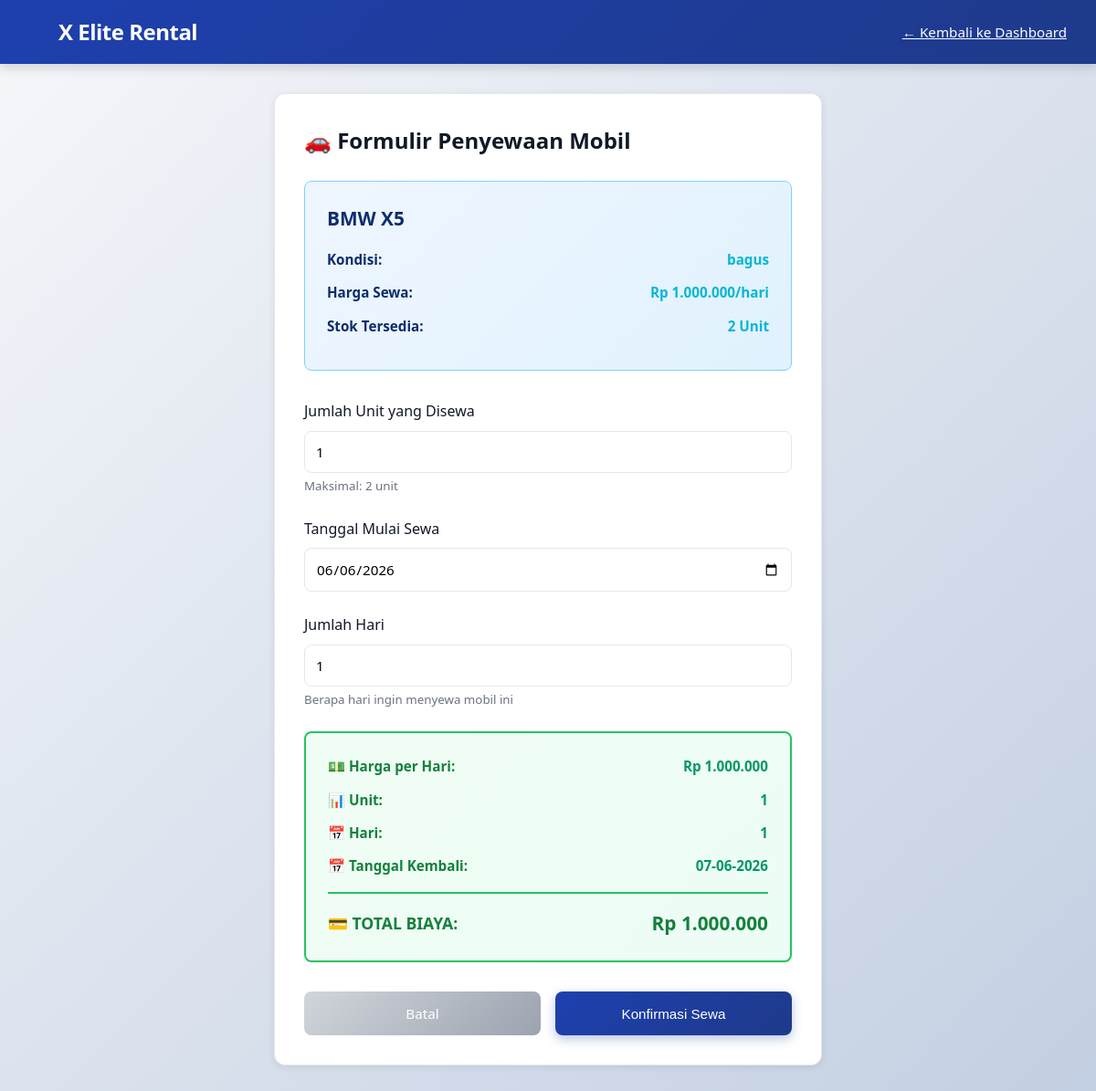
/penyewa/form_sewa.php?id=11 (signed in), run on the app's committed database.
### tables this page shows
CREATE TABLE `mobil` (
  `id_mobil` int(11) NOT NULL AUTO_INCREMENT,
  `nama_mobil` varchar(100) DEFAULT NULL,
  `jumlah` int(11) DEFAULT NULL,
  `kondisi` varchar(50) DEFAULT NULL,
  `harga_sewa` int(11) DEFAULT NULL,
  `kategori` varchar(50) DEFAULT 'LCGC',
  `gambar` varchar(255) DEFAULT NULL,
  PRIMARY KEY (`id_mobil`)
);

### penyewa/form_sewa.php (the view, shortened to what this page needs)
<?php
include '../koneksi.php';
$id_mobil = $_GET['id'];
$query_mobil = mysqli_query($koneksi, "SELECT * FROM mobil WHERE id_mobil='$id_mobil'");
$mobil = mysqli_fetch_assoc($query_mobil);
?>
<!DOCTYPE html>
<html lang="id">
<head>
    <link rel="stylesheet" href="../assets/style.css">
</head>
<body>
    <nav class="navbar">
        <a href="#" class="brand">X Elite Rental</a>
        <div class="nav-info">
            <a href="dashboard.php" style="text-decoration: underline;">← Kembali ke Dashboard</a>
        </div>
    </nav>
    <div class="form-container">
        <div class="form-card">
            <h2 class="mb-3">🚗 Formulir Penyewaan Mobil</h2>
            <div class="car-info">
                <h3><?php echo htmlspecialchars($mobil['nama_mobil']); ?></h3>
                <div class="info-row">
                    <span class="info-label">Kondisi:</span>
                    <span class="info-value"><?php echo htmlspecialchars($mobil['kondisi']); ?></span>
                </div>
                <div class="info-row">
                    <span class="info-label">Harga Sewa:</span>
                    <span class="info-value">Rp <?php echo number_format($mobil['harga_sewa'], 0, ',', '.'); ?>/hari</span>
                </div>
                <div class="info-row">
                    <span class="info-label">Stok Tersedia:</span>
                    <span class="info-value"><?php echo $mobil['jumlah']; ?> Unit</span>
                </div>
            </div>
            <form method="POST">
                <div class="form-group">
                    <label for="jumlah_sewa">Jumlah Unit yang Disewa</label>
                    <input type="number" id="jumlah_sewa" name="jumlah_sewa" min="1" max="<?php echo $mobil['jumlah']; ?>" value="1" required onchange="hitungTotal()" oninput="hitungTotal()">
                    <small style="color: #6b7280; display: block; margin-top: 0.25rem;">Maksimal: <?php echo $mobil['jumlah']; ?> unit</small>
                </div>
                <div class="form-group">
                    <label for="tanggal_sewa">Tanggal Mulai Sewa</label>
                    <input type="date" id="tanggal_sewa" name="tanggal_sewa" value="<?php echo date('Y-m-d'); ?>" min="<?php echo date('Y-m-d'); ?>" required onchange="hitungTotal()" oninput="hitungTotal()">
                </div>
                <div class="form-group">
                    <label for="jumlah_hari">Jumlah Hari</label>
                    <input type="number" id="jumlah_hari" name="jumlah_hari" min="1" value="1" required onchange="hitungTotal()" oninput="hitungTotal()">
                    <small style="color: #6b7280; display: block; margin-top: 0.25rem;">Berapa hari ingin menyewa mobil ini</small>
                </div>
                <div class="calculation-box">
                    <div class="calculation-row">
                        <strong>💵 Harga per Hari:</strong>
                        <span class="value">Rp <?php echo number_format($mobil['harga_sewa'], 0, ',', '.'); ?></span>
                    </div>
                    <div class="calculation-row">
                        <strong>📊 Unit:</strong>
                        <span class="value" id="display_unit">1</span>
                    </div>
                    <div class="calculation-row">
                        <strong>📅 Hari:</strong>
                        <span class="value" id="display_hari">1</span>
                    </div>
                    <div class="calculation-row">
                        <strong>📅 Tanggal Kembali:</strong>
                        <span class="value" id="display_tgl_kembali"><?php echo date('d-m-Y', strtotime(date('Y-m-d') . ' + 1 days')); ?></span>
                    </div>
                    <div class="calculation-total">
                        <span class="label">💳 TOTAL BIAYA:</span>
                        <span class="total-value" id="total_biaya">Rp <?php echo number_format($mobil['harga_sewa'], 0, ',', '.'); ?></span>
                    </div>
                </div>
                <div class="form-actions">
                    <a href="dashboard.php" class="btn" style="background: linear-gradient(135deg, #d1d5db 0%, #9ca3af 100%); color: white; text-align: center;">Batal</a>
                    <button type="submit" name="proses_sewa" class="btn btn-primary">Konfirmasi Sewa</button>
                </div>
            </form>
        </div>
    </div>
</body>
</html>

### assets/style.css (style rules this page uses)
* { margin: 0; padding: 0; box-sizing: border-box; }
:root { --primary: #1e40af; --primary-dark: #1e3a8a; --primary-light: #3b82f6; --secondary: #0f766e; --success: #059669; --danger: #dc2626; --warning: #d97706; --gray-50: #f9fafb; --gray-100: #f3f4f6; --gray-200: #e5e7eb; --gray-300: #d1d5db; --gray-700: #374151; --gray-800: #1f2937; --gray-900: #111827; --text-primary: #111827; --text-secondary: #6b7280; --border-color: #e5e7eb; }
body { font-family: 'Segoe UI', Tahoma, Geneva, Verdana, sans-serif; background: linear-gradient(135deg, #f5f7fa 0%, #c3cfe2 100%); background-attachment: fixed; color: var(--text-primary); line-height: 1.6; min-height: 100vh; }
.navbar { background: linear-gradient(135deg, var(--primary) 0%, var(--primary-dark) 100%); padding: 1rem 2rem; box-shadow: 0 4px 12px rgba(0, 0, 0, 0.15); display: flex; justify-content: space-between; align-items: center; position: sticky; top: 0; z-index: 1000; }
.navbar .brand { font-size: 1.5rem; font-weight: 700; color: white; text-decoration: none; letter-spacing: -0.5px; }
.navbar .nav-info { color: white; font-size: 0.95rem; }
.navbar a { color: white; text-decoration: none; margin-left: 2rem; transition: opacity 0.3s; }
.btn { display: inline-block; padding: 0.75rem 1.5rem; border-radius: 0.5rem; text-decoration: none; font-weight: 500; transition: all 0.3s ease; border: none; cursor: pointer; font-size: 0.95rem; }
.btn-primary { background: linear-gradient(135deg, var(--primary) 0%, var(--primary-dark) 100%); color: white; box-shadow: 0 4px 12px rgba(30, 64, 175, 0.3); }
.form-group { margin-bottom: 1.5rem; }
label { display: block; margin-bottom: 0.5rem; font-weight: 500; color: var(--text-primary); }
input, textarea, select { width: 100%; padding: 0.75rem; border: 1px solid var(--border-color); border-radius: 0.5rem; font-size: 0.95rem; font-family: inherit; transition: all 0.3s; }
.mb-3 { margin-bottom: 1.5rem; }

### penyewa/form_sewa.php (style rules this page uses)
.form-container { max-width: 600px; margin: 2rem auto; }
.form-card { background: white; border-radius: 0.75rem; box-shadow: 0 2px 8px rgba(0, 0, 0, 0.08); padding: 2rem; border: 1px solid #e5e7eb; }
.car-info { background: linear-gradient(135deg, #eff6ff 0%, #e0f2fe 100%); border: 1px solid #7dd3fc; border-radius: 0.5rem; padding: 1.5rem; margin-bottom: 2rem; }
.car-info h3 { font-size: 1.3rem; margin-bottom: 1rem; color: #0c2d6b; }
.info-row { display: flex; justify-content: space-between; align-items: center; margin-bottom: 0.75rem; font-size: 0.95rem; }
.info-label { font-weight: 600; color: #0c2d6b; }
.info-value { color: #06b6d4; font-weight: 600; }
.form-actions { display: flex; gap: 1rem; margin-top: 2rem; }
.form-actions .btn { flex: 1; }
.calculation-box { background: linear-gradient(135deg, #f0fdf4 0%, #ecfdf5 100%); border: 2px solid #22c55e; border-radius: 0.5rem; padding: 1.5rem; margin-top: 1.5rem; margin-bottom: 1.5rem; }
.calculation-row { display: flex; justify-content: space-between; align-items: center; margin-bottom: 0.75rem; font-size: 0.95rem; }
.calculation-row strong { color: #15803d; font-weight: 600; }
.calculation-row .value { color: #059669; font-weight: 600; }
.calculation-total { border-top: 2px solid #22c55e; padding-top: 1rem; margin-top: 1rem; display: flex; justify-content: space-between; align-items: center; font-size: 1.1rem; }
.calculation-total .label { font-weight: 700; color: #15803d; }
.calculation-total .total-value { font-size: 1.3rem; color: #15803d; font-weight: 700; }

### data on the page
mobil: nama_mobil "BMW X5", kondisi "bagus", harga_sewa "1.000.000", jumlah "2"
